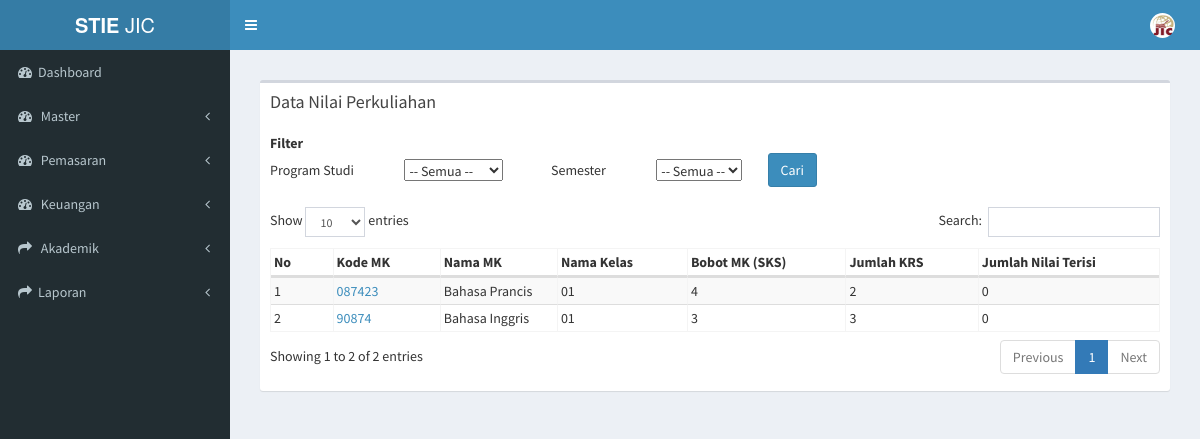
The app's page /index.php/nilai_perkuliahan, older data.
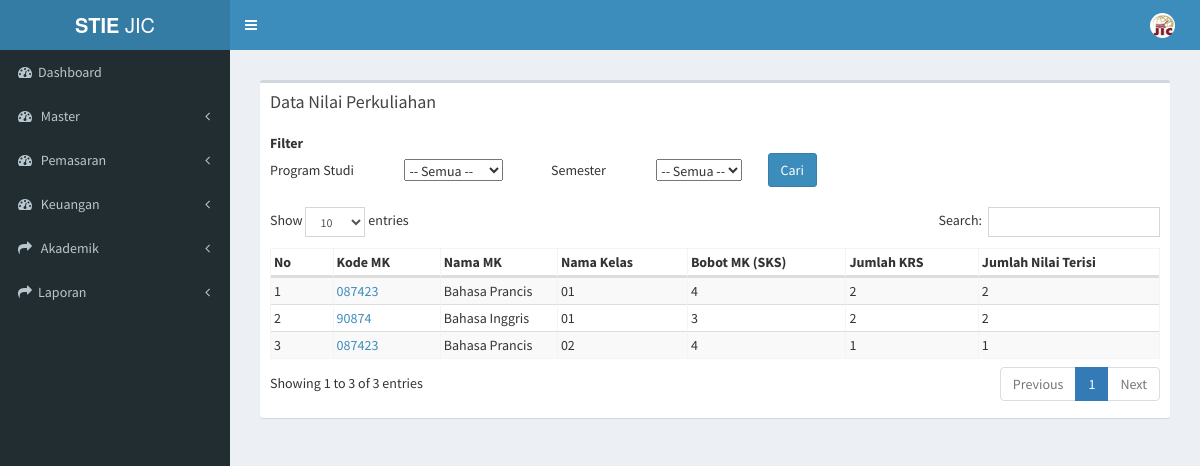
The same page, newer data.
### tables this page shows
CREATE TABLE `tb_kp` (
  `id_kp` int(4) NOT NULL,
  `nama_kelas` varchar(50) NOT NULL,
  `bahasan` text NOT NULL,
  `tgl_mulai` date NOT NULL,
  `tgl_akhir` date NOT NULL,
  `id_jadwal` varchar(4) NOT NULL
);

CREATE TABLE `tb_matkul` (
  `kode_matkul` varchar(50) NOT NULL,
  `nama_matkul` varchar(100) NOT NULL,
  `id_prodi` varchar(10) NOT NULL,
  `jenis_matkul` varchar(20) NOT NULL,
  `bobot_matkul` int(11) NOT NULL,
  `bobot_praktikum` int(11) NOT NULL,
  `bobot_tatap_muka` int(11) NOT NULL,
  `bobot_praktik_lapangan` int(11) NOT NULL,
  `bobot_simulasi` int(11) NOT NULL,
  `metode_pembelajaran` varchar(100) NOT NULL,
  `tanggal_mulai` date NOT NULL,
  `tanggal_akhir` date NOT NULL,
  `matkul_english` varchar(40) NOT NULL
);

### application/controllers/nilai_perkuliahan.php (called while the page is built, shortened)
<?php
class Nilai_perkuliahan extends CI_Controller {
	public function __construct()
	{
		$this->load->model('kelas_perkuliahan_model');
		$this->load->model('daftar_ulang_model');
		$this->load->model('finance_model');
		$this->load->model('nilai_perkuliahan_model');
	}
	public function index(){
				$data['getProdi'] = $this->daftar_ulang_model->getProdi();
				$data['getPeriode'] = $this->daftar_ulang_model->getPeriode();
				$data['kp'] = $this->kelas_perkuliahan_model->data_kp();
				$data['main_view'] = 'Nilai_perkuliahan/nilai_perkuliahan_view';
				$this->load->view('template', $data);
	}
}

### index.php (called while the page is built, shortened)
<?php
require_once BASEPATH.'core/CodeIgniter.php';

### application/models/kelas_perkuliahan_model.php (called while the page is built, shortened)
<?php
class Kelas_perkuliahan_model extends CI_Model {
	public function data_kp(){
		$this->db->select('*');
		 $this->db->from('tb_kp');
		 $this->db->join('tb_jadwal','tb_jadwal.id_jadwal=tb_kp.id_jadwal');
     $this->db->join('tb_ruang','tb_ruang.id_ruang=tb_jadwal.id_ruang');
     $this->db->join('tb_konsentrasi_kelas','tb_konsentrasi_kelas.id_konsentrasi=tb_jadwal.id_konsentrasi');
     $this->db->join('tb_prodi','tb_prodi.id_prodi=tb_konsentrasi_kelas.id_prodi');
     $this->db->join('tb_detail_kurikulum','tb_detail_kurikulum.id_detail_kurikulum=tb_jadwal.id_detail_kurikulum');
     $this->db->join('tb_matkul','tb_matkul.kode_matkul=tb_detail_kurikulum.kode_matkul');
		 $query = $this->db->get();
		 return $query->result();
	}
}

### application/views/Nilai_perkuliahan/nilai_perkuliahan_view.php (the view, shortened to what this page needs)
<section class="content">
  <div class="row">
    <div class="col-xs-12">
      <div class="box">
        <div class="box-header">
          <h3 class="box-title">Data Nilai Perkuliahan</h3>
        </div>
        <div class="box-body">
          <table class="">
            <tbody>
              <form method="get" action="<?php echo base_url("nilai_perkuliahan/filter_kp/")?>">
              <tr>
                <th>Filter</th>
              </tr>
              <tr>
                <td>Program Studi</td>
                <td>&nbsp;&nbsp;&nbsp;&nbsp;&nbsp;&nbsp;&nbsp;&nbsp;&nbsp;&nbsp;&nbsp;&nbsp;&nbsp;&nbsp;&nbsp;&nbsp;&nbsp;
                  <select name="id_prodi" onchange="return get_prodi_periode2(this.value)">
                    <option value="">-- Semua --</option>
                  </select>
                </td>
                <td>&nbsp;&nbsp;&nbsp;&nbsp;&nbsp;&nbsp;&nbsp;&nbsp;&nbsp;&nbsp;&nbsp;&nbsp;&nbsp;&nbsp;&nbsp;&nbsp;&nbsp;Semester</td>
                <td>&nbsp;&nbsp;&nbsp;&nbsp;&nbsp;&nbsp;&nbsp;&nbsp;&nbsp;&nbsp;&nbsp;&nbsp;&nbsp;&nbsp;&nbsp;&nbsp;&nbsp;
                  <select name="id_periode" id="id_periode2">
                    <option value="">-- Semua --</option>
                  </select>
                </td>
                <td>
                  &nbsp;&nbsp;&nbsp;&nbsp;&nbsp;&nbsp;&nbsp;&nbsp;&nbsp;<input type="submit" class="btn btn-primary" value="Cari">
                </td>
              </tr>
            </tbody>
          </table>
           <br>
          <table id="example3" class="table2 table-bordered table-striped">
            <thead>
            <tr>
              <th>No</th>
              <th>Kode MK</th>
              <th>Nama MK</th>
              <th>Nama Kelas</th>
              <th>Bobot MK (SKS)</th>
              <th>Jumlah KRS</th>
              <th>Jumlah Nilai Terisi</th>
            </tr>
            </thead>
            <tbody>
            <?php
            $no = 0;
            foreach ($kp as $data) {
              $total_mahasiswa = $this->db->query("SELECT count(*) AS total FROM tb_kelas_mhs WHERE id_kp = '$data->id_kp'")->row();
              $total_nilai = $this->db->query("SELECT count(*) AS total FROM tb_kelas_mhs WHERE nilai_d != 0 AND id_kp = '$data->id_kp'")->row();
              echo '
            <tr>
              <td>'.++$no.'</td>
              <td><a href="'.base_url('nilai_perkuliahan/detail_nilai/'.$data->id_kp).'">'.$data->kode_matkul.'</a></td>
              <td>'.$data->nama_matkul.'</td>
              <td>'.$data->nama_kelas.'</td>
              <td>'.$data->bobot_matkul.'</td>
              <td>'.$total_mahasiswa->total.'</td>
              <td>'.$total_nilai->total.'</td>
              </tr>
            ' ;
          }
          ?>
            </tbody>
          </table>
        </div>
      </div>
    </div>
  </div>
</section>

Row changes from the older to the newer data that the page shows:
changed tb_kp (number 1 of 3 on the later page): total "0" → "2"
changed tb_kp "Bahasa Inggris": total "3" → "2"; total "0" → "2"
added tb_kp: tb_matkul.kode_matkul "087423", tb_matkul.nama_matkul "Bahasa Prancis", nama_kelas "02", tb_matkul.bobot_matkul "4", total "1"
Text that changed along with them:
text written by a page script: "Show entries Search: Showing 1 to 2 of 2 entries Previous 1 Next" → "Show entries Search: Showing 1 to 3 of 3 entries Previous 1 Next"
